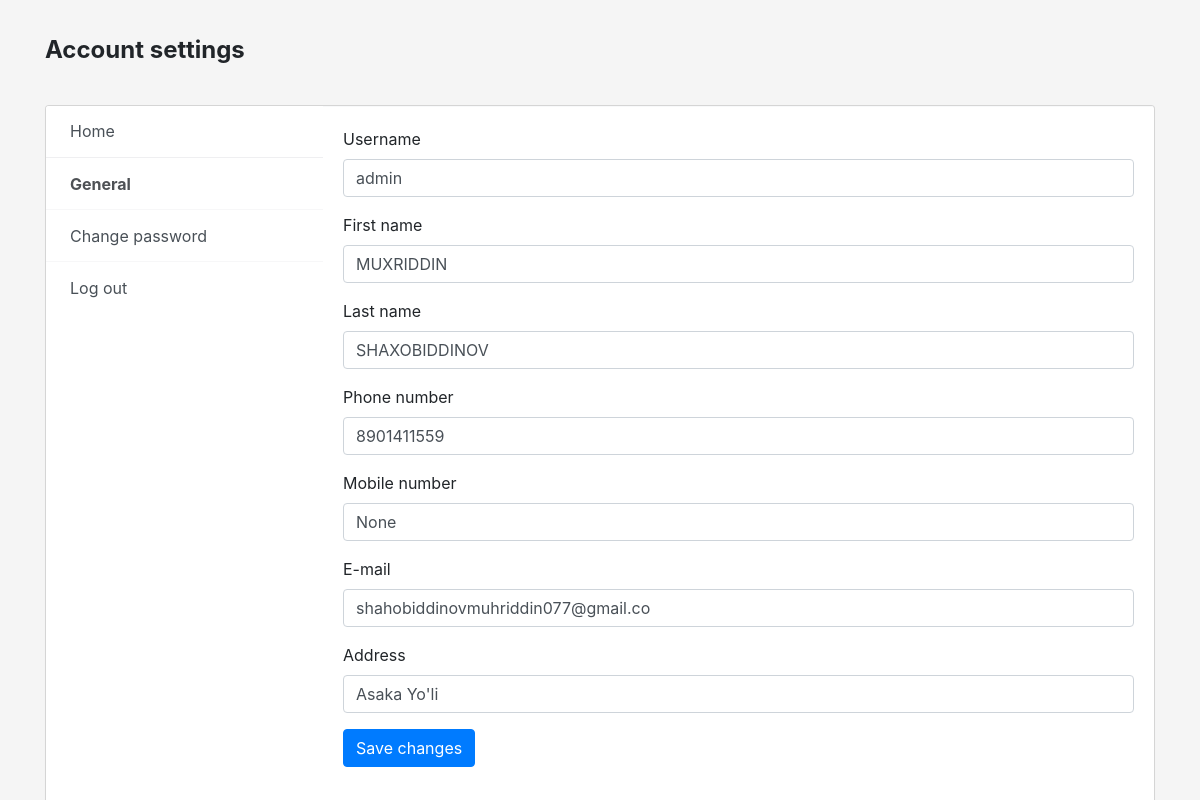
Page /account/ (signed in) on the committed database.
### main/models.py (models this page shows, shortened)
class User(AbstractUser):
    phone_number = models.CharField(max_length=20, null=True, blank=True)
    mobile_number = models.CharField(max_length=20, null=True, blank=True)
    address = models.CharField(max_length=255)
    class Meta:
        swappable = 'AUTH_USER_MODEL'
        verbose_name = 'User'
        verbose_name_plural = 'Users'

### main/views.py (the view)
# urls.py: path('account/',account_view , name='account_url'),
def account_view(request):
    return render(request, 'account_settings.html')

### template/account_settings.html (shortened to what this page needs)
<!DOCTYPE html>
<html lang="en">
<head>
<link href="https://cdn.jsdelivr.net/npm/bootstrap@4.5.0/dist/css/bootstrap.min.css" rel="stylesheet">
</head>
<body>
<div class="container light-style flex-grow-1 container-p-y">
<h4 class="font-weight-bold py-3 mb-4">
Account settings
</h4>
<div class="card overflow-hidden">
<div class="row no-gutters row-bordered row-border-light">
<div class="col-md-3 pt-0">
<div class="list-group list-group-flush account-settings-links">
    <a class="list-group-item list-group-item-action"  href="{% url 'index_url' %}">Home</a>
<a class="list-group-item list-group-item-action active" data-toggle="list" href="#account-general">General</a>
<a class="list-group-item list-group-item-action" data-toggle="list" href="#account-change-password">Change password</a>
<a class="list-group-item list-group-item-action"  href="{% url 'logout_url' %}">Log out</a>
</div>
</div>
<div class="col-md-9">
<div class="tab-content">
<div class="tab-pane fade active show" id="account-general">
<hr class="border-light m-0">
    <form action="{% url 'edit_profile_url' %}" method="post">
<div class="card-body">
<div class="form-group">
<label class="form-label">Username</label>
<input type="text" name="username" class="form-control mb-1" value="{{user.username}}" required>
</div>
<div class="form-group">
<label class="form-label">First name</label>
<input type="text" name="first_name" class="form-control" value="{{user.first_name}}">
</div>
    <div class="form-group">
<label class="form-label">Last name</label>
<input type="text" name="last_name" class="form-control" value="{{user.last_name}}">
</div>
    <div class="form-group">
<label class="form-label">Phone number</label>
<input type="text" name="phone_number" class="form-control" value="{{user.phone_number}}">
</div>
    <div class="form-group">
<label class="form-label">Mobile number</label>
<input type="text" name="mobile_number" class="form-control" value="{{user.mobile_number}}">
</div>
<div class="form-group">
<label class="form-label">E-mail</label>
<input type="text" name="email" class="form-control mb-1" value="{{user.email}}">
</div>
<div class="form-group">
<label class="form-label">Address</label>
<input type="text" name="address" class="form-control" value="{{user.address}}">
</div>
            <button type="submit" class="btn btn-primary">Save changes</button>&nbsp;
</div>
        </form>
</div>
</div>
</div>
</div>
</div>
</body>
</html>

### template/account_settings.html (style rules this page uses)
body { background: #f5f5f5; margin-top:20px; }
.btn { cursor: pointer; }
.card { background-clip: padding-box; box-shadow: 0 1px 4px rgba(24,28,33,0.012); }
.row-bordered { overflow: hidden; }
.account-settings-links .list-group-item.active { font-weight: bold !important; }
html:not(.dark-style) .account-settings-links .list-group-item.active { background: transparent !important; }
.light-style .account-settings-links .list-group-item { padding: 0.85rem 1.5rem; border-color: rgba(24, 28, 33, 0.03) !important; }
.light-style .account-settings-links .list-group-item.active { color: #4e5155 !important; }
.light-style .account-settings-links .list-group-item.active { color: #4E5155 !important; }
.light-style .account-settings-links .list-group-item { padding: 0.85rem 1.5rem; border-color: rgba(24,28,33,0.03) !important; }

### rows in the picture
User: username "admin", first_name "MUXRIDDIN", last_name "SHAXOBIDDINOV", phone_number "8901411559", mobile_number "None", email "shahobiddinovmuhriddin077@gmail.co", address "Asaka Yo'li"
